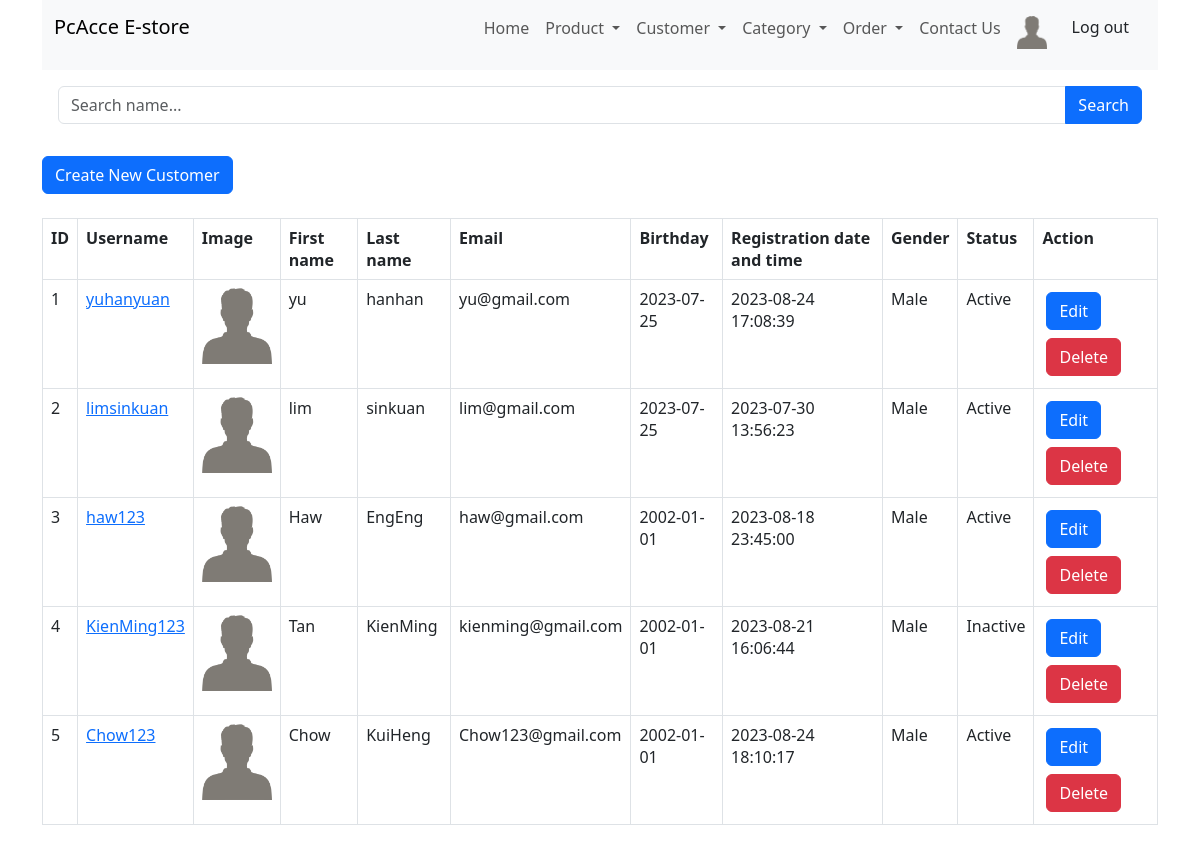
Page /customer_read.php (signed in) on the earlier database version.
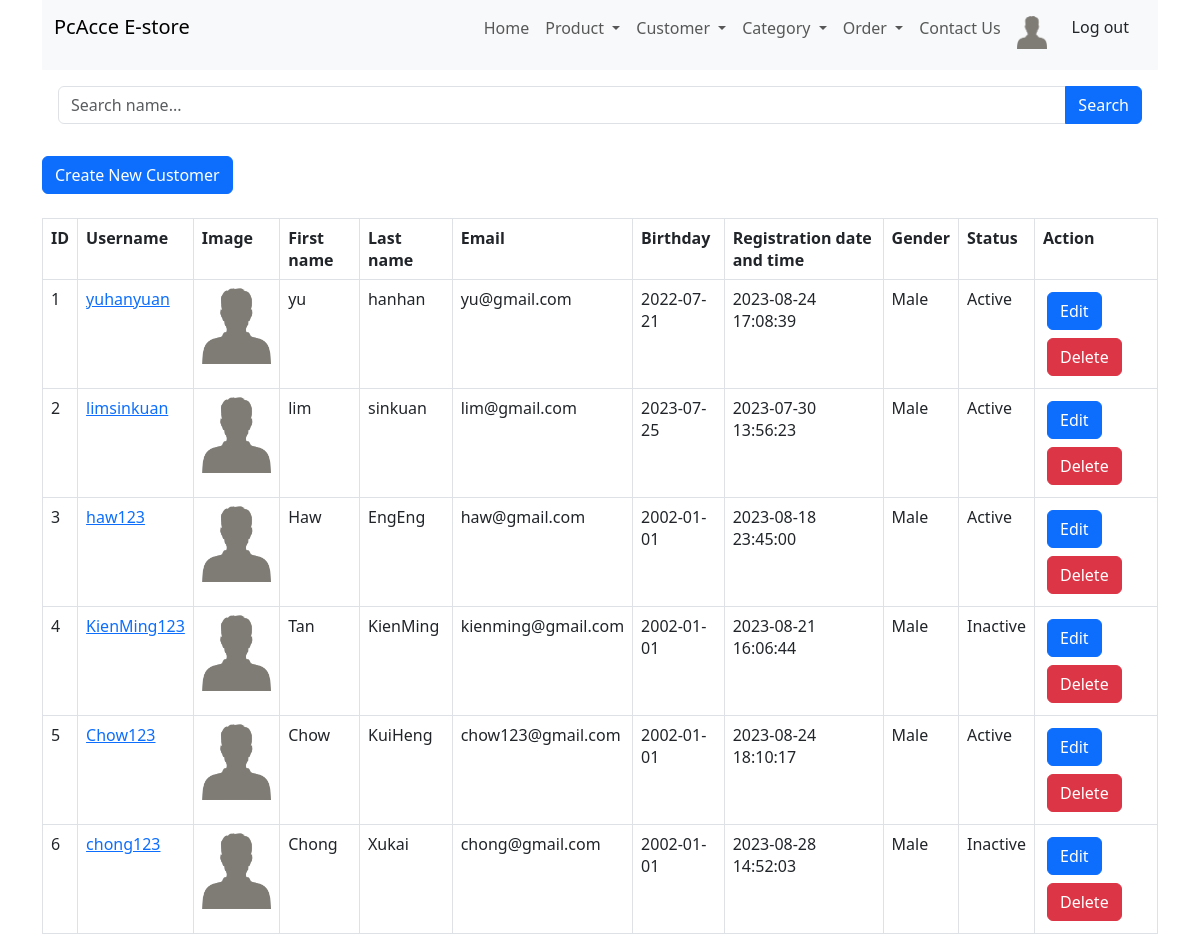
Same page on the later database version.
### tables this page shows
CREATE TABLE `customers` (
  `user_id` int(11) NOT NULL,
  `username` varchar(20) NOT NULL,
  `image` varchar(100) NOT NULL,
  `first_name` varchar(20) NOT NULL,
  `last_name` varchar(20) NOT NULL,
  `password` text NOT NULL,
  `email` varchar(30) NOT NULL,
  `date_of_birth` date NOT NULL,
  `registration_date_time` datetime NOT NULL,
  `gender` enum('male','female') NOT NULL,
  `status` enum('active','inactive') NOT NULL DEFAULT 'active'
);

### customer_read.php (the view, shortened to what this page needs)
<html lang="en">
<head>
    <link href="https://cdn.jsdelivr.net/npm/bootstrap@5.3.0/dist/css/bootstrap.min.css" rel="stylesheet">
</head>
<body>
    <div class="container">
        <?php
        include 'menu/menu.php';
        ?>
        <?php
        include 'config/database.php';
        $searchKeyword = isset($_GET['search']) ? $_GET['search'] : '';
        $query = "SELECT image, user_id, username, first_name, last_name, date_of_birth, registration_date_time, email, gender, status FROM customers";
        $query .= " ORDER BY user_id ASC";
        $stmt = $con->prepare($query);
        $stmt->execute();
        $num = $stmt->rowCount();
        echo '<div class="p-3">
            <form method="GET" action="">
                <div class="input-group mb-3">
                    <input type="text" class="form-control" name="search" placeholder="Search name..." value="' . str_replace('%', '', $searchKeyword) . '">
                    <button class="btn btn-primary" type="submit">Search</button>
                </div>
            </form>
        </div>';
        echo "<div><a href='customer_create.php' class='btn btn-primary m-b-1em'>Create New Customer</a></div>" . "<br>";
        if ($num > 0) {
            echo "<div class='table-responsive'>";
            echo "<table id='customer_table' class='table table-hover table-bordered'>";
            echo "<tr>";
            echo "<th>ID</th>";
            echo "<th>Username</th>";
            echo "<th>Image</th>";
            echo "<th>First name</th>";
            echo "<th>Last name</th>";
            echo "<th>Email</th>";
            echo "<th>Birthday</th>";
            echo "<th>Registration date and time</th>";
            echo "<th>Gender</th>";
            echo "<th>Status</th>";
            echo "<th>Action</th>";
            echo "</tr>";
            while ($row = $stmt->fetch(PDO::FETCH_ASSOC)) {
                extract($row);
                $gender = ucfirst($gender);
                $status = ucfirst($status);
                echo "<tr>";
                echo "<td>{$user_id}</td>";
                echo "<td><a href='customer_read_one.php?id={$user_id}'>{$username}</a></td>";
                echo "<td><img src='uploads/{$image}' class='img-fluid' alt='{$username}' width='100px'</td>";
                echo "<td>{$first_name}</td>";
                echo "<td>{$last_name}</td>";
                echo "<td>{$email}</td>";
                echo "<td>{$date_of_birth}</td>";
                echo "<td>{$registration_date_time}</td>";
                echo "<td>{$gender}</td>";
                echo "<td>{$status}</td>";
                echo "<td>";
                echo "<a href='customer_update.php?id={$user_id}' class='btn btn-primary m-r-1em m-1'>Edit</a>";
                echo "<a href='#' onclick='delete_customer({$user_id});'  class='btn btn-danger m-1'>Delete</a>";
                echo "</td>";
                echo "</tr>";
            }
            echo "</table>";
            echo "</div>";
        } else {
            echo "<div class='alert alert-danger'>No records found.</div>";
        }
        ?>
    </div>
</body>
</html>

### menu/menu.php (shortened to what this page needs)
<nav class="navbar navbar-expand-lg bg-body-tertiary">
    <div class="container-fluid align-items-baseline">
        <div>
            <a class="navbar-brand" href="index.php">PcAcce E-store</a>
        </div>
        <div class="collapse navbar-collapse text-center" id="navbarSupportedContent">
            <ul class="navbar-nav ms-auto mb-2 mb-lg-0">
                <li class="nav-item">
                    <a class="nav-link" aria-current="page" href="index.php">Home</a>
                </li>
                <li class="nav-item dropdown">
                    <a class="nav-link dropdown-toggle" href="" role="button" data-bs-toggle="dropdown" aria-expanded="false">
                        Product
                    </a>
                </li>
                <li class="nav-item dropdown">
                    <a class="nav-link dropdown-toggle" href="" role="button" data-bs-toggle="dropdown" aria-expanded="false">
                        Customer
                    </a>
                </li>
                <li class="nav-item dropdown">
                    <a class="nav-link dropdown-toggle" href="" role="button" data-bs-toggle="dropdown" aria-expanded="false">
                        Category
                    </a>
                </li>
                <li class="nav-item dropdown">
                    <a class="nav-link dropdown-toggle" href="" role="button" data-bs-toggle="dropdown" aria-expanded="false">
                        Order
                    </a>
                </li>
                <a class="nav-link" href="contact.php">Contact Us</a>
                <a class="nav-link" href="customer_read.php" role="button" aria-expanded="false">
                    <?php
                    echo "<img src='uploads/{$_SESSION['user_image']}' alt='{$_SESSION['username']}' width='30px'>";
                    ?>
                </a>
                <form action="" method="post">
                    <input type="submit" class="btn mx-1" name="logout" value="Log out">
                </form>
            </ul>
        </div>
    </div>
</nav>

Differences in the rows shown:
changed customers "yuhanyuan": date_of_birth "2023-07-25" → "2022-07-21"
changed customers "Chow123": email "Chow123@gmail.com" → "chow123@gmail.com"
added customers: user_id "6", username "chong123", image (placeholder picture), first_name "Chong", last_name "Xukai", email "chong@gmail.com", date_of_birth "2002-01-01", registration_date_time "2023-08-28 14:52:03", gender "Male", status "Inactive"
